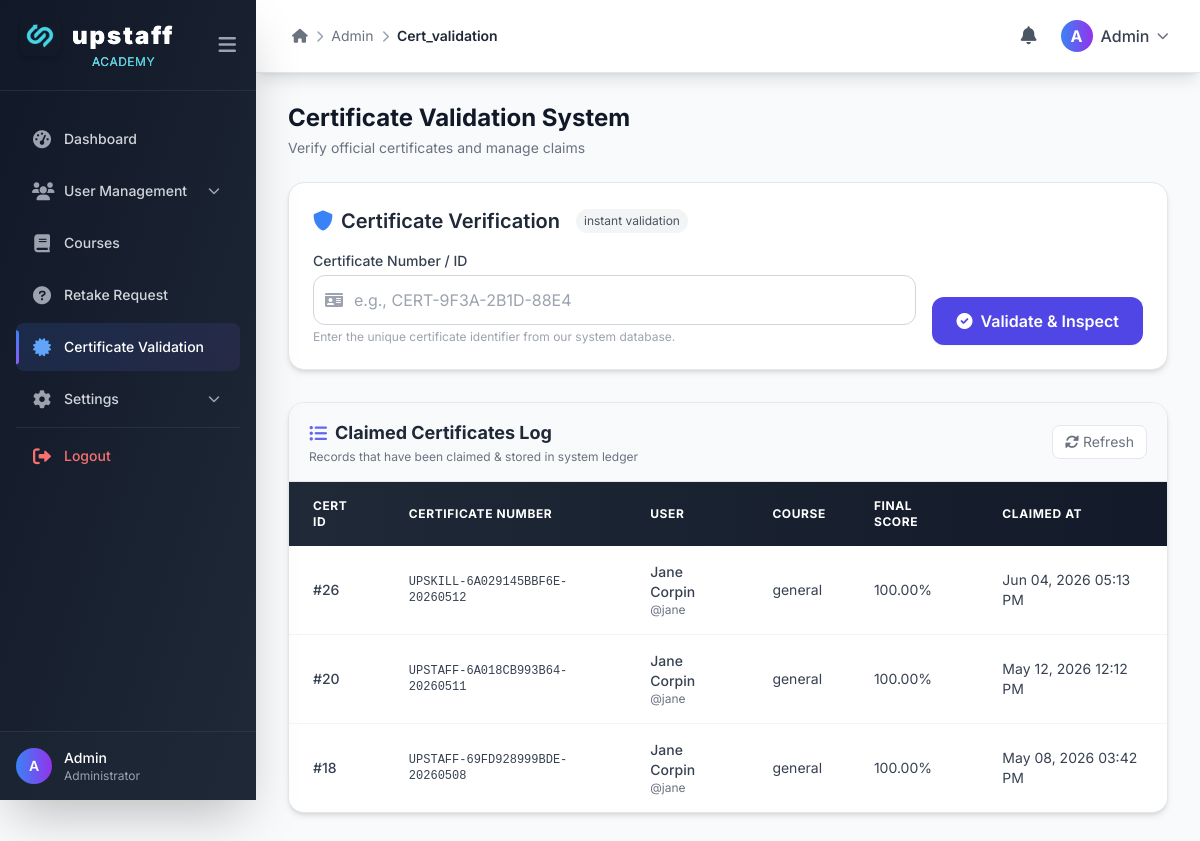
Screenshot of /admin/cert_validation.php (signed in) with the database file from the repository.
### tables this page shows
CREATE TABLE `certificate_claims` (
  `id` int(11) NOT NULL,
  `certificate_id` int(11) NOT NULL,
  `claimed_by_admin_id` int(11) NOT NULL,
  `claimed_at` datetime DEFAULT current_timestamp(),
  `ip_address` varchar(45) DEFAULT NULL,
  `notes` text DEFAULT NULL,
  `created_at` timestamp NOT NULL DEFAULT current_timestamp()
);

CREATE TABLE `certificates` (
  `id` int(11) NOT NULL,
  `user_id` int(11) NOT NULL,
  `course_id` int(11) NOT NULL,
  `course_type` enum('general','upskilling') NOT NULL DEFAULT 'general',
  `certificate_number` varchar(100) NOT NULL,
  `final_score` decimal(5,2) DEFAULT 0.00,
  `total_quizzes_passed` int(11) DEFAULT 0,
  `total_quizzes` int(11) DEFAULT 0,
  `certificate_data` text DEFAULT NULL,
  `download_count` int(11) DEFAULT 0,
  `issued_at` datetime DEFAULT current_timestamp(),
  `expiry_date` date DEFAULT NULL
);

CREATE TABLE `users` (
  `id` int(11) NOT NULL,
  `firstname` varchar(100) NOT NULL,
  `lastname` varchar(100) DEFAULT NULL,
  `username` varchar(100) NOT NULL,
  `email` varchar(150) NOT NULL,
  `password` varchar(255) NOT NULL,
  `phone` varchar(20) DEFAULT NULL,
  `address` text DEFAULT NULL,
  `dob` date DEFAULT NULL,
  `position` varchar(100) DEFAULT NULL,
  `employee_id` varchar(50) DEFAULT NULL,
  `status` enum('pending','approved','rejected') DEFAULT 'pending',
  `created_at` timestamp NOT NULL DEFAULT current_timestamp(),
  `role` varchar(20) DEFAULT 'user',
  `otp_code` varchar(10) DEFAULT NULL,
  `otp_expire` datetime DEFAULT NULL,
  `profile_picture` varchar(255) DEFAULT NULL
);

### admin/cert_validation.php (the view, shortened to what this page needs)
<?php
require_once __DIR__ . '/../config/db.php';
$claimed_list = [];
$query = "SELECT cc.*, c.certificate_number, c.user_id, c.course_type, c.final_score, c.issued_at,
                 u.firstname, u.lastname, u.username
          FROM certificate_claims cc
          JOIN certificates c ON cc.certificate_id = c.id
          JOIN users u ON c.user_id = u.id
          ORDER BY cc.claimed_at DESC";
$result = $conn->query($query);
if ($result) {
    while ($row = $result->fetch_assoc()) {
        $claimed_list[] = $row;
    }
}
?>
<!DOCTYPE html>
<html lang="en">
<head>
    <script src="https://cdn.tailwindcss.com"></script>
    <link rel="stylesheet" href="https://cdnjs.cloudflare.com/ajax/libs/font-awesome/6.0.0-beta3/css/all.min.css"/>
</head>
<body class="bg-gray-50 antialiased">
    <?php include __DIR__ . '/../includes/sidebar.php'; ?>
    <div class="main-content" id="mainContent">
        <?php include __DIR__ . '/../includes/header.php'; ?>
        <div class="p-6 md:p-8">
            <div class="mb-6">
                <h1 class="text-2xl font-bold text-gray-900">Certificate Validation System</h1>
                <p class="text-sm text-gray-500 mt-1">Verify official certificates and manage claims</p>
            </div>
            <div class="bg-white rounded-2xl shadow-md border border-gray-200 p-5 md:p-6 mb-8 transition-all">
                <div class="flex items-center gap-2 mb-4">
                    <i class="fas fa-shield-alt text-blue-500 text-xl"></i>
                    <h2 class="text-xl font-semibold text-gray-800">Certificate Verification</h2>
                    <span class="bg-gray-100 text-gray-600 text-xs px-2 py-1 rounded-full ml-2">instant validation</span>
                </div>
                <div class="flex flex-col sm:flex-row gap-4 items-end">
                    <div class="flex-1 w-full">
                        <label class="block text-sm font-medium text-gray-700 mb-1">Certificate Number / ID</label>
                        <div class="relative">
                            <i class="fas fa-id-card absolute left-3 top-1/2 -translate-y-1/2 text-gray-400"></i>
                            <input type="text" id="certificateIdInput"
                                   placeholder="e.g., CERT-9F3A-2B1D-88E4"
                                   class="w-full pl-10 pr-4 py-3 border border-gray-300 rounded-xl focus:ring-2 focus:ring-indigo-500 focus:border-indigo-500 outline-none transition">
                        </div>
                        <p class="text-xs text-gray-400 mt-1">Enter the unique certificate identifier from our system database.</p>
                    </div>
                    <button id="validateBtn"
                            class="bg-indigo-600 hover:bg-indigo-700 text-white font-semibold py-3 px-6 rounded-xl transition shadow-sm flex items-center justify-center gap-2 w-full sm:w-auto">
                        <i class="fas fa-check-circle"></i> Validate & Inspect
                    </button>
                </div>
            </div>
            <div class="bg-white rounded-2xl shadow-md border border-gray-200 overflow-hidden">
                <div class="px-5 py-4 border-b border-gray-200 bg-gray-50 flex flex-wrap justify-between items-center gap-3">
                    <div>
                        <h2 class="font-bold text-gray-800 text-lg flex items-center gap-2">
                            <i class="fas fa-list-ul text-indigo-500"></i> Claimed Certificates Log
                        </h2>
                        <p class="text-xs text-gray-500 mt-0.5">Records that have been claimed & stored in system ledger</p>
                    </div>
                    <button id="refreshTableBtn" class="text-gray-500 hover:text-indigo-600 text-sm bg-white border rounded-lg px-3 py-1.5 transition flex items-center gap-1">
                        <i class="fas fa-sync-alt"></i> Refresh
                    </button>
                </div>
                <div class="overflow-x-auto">
                    <table class="min-w-[1000px] w-full text-sm text-left text-gray-700">
                        <thead class="bg-gradient-to-r from-gray-800 to-gray-900 text-white uppercase text-xs tracking-wider">
                            <tr>
                                <th class="px-6 py-4">Cert ID</th>
                                <th class="px-6 py-4">Certificate Number</th>
                                <th class="px-6 py-4">User</th>
                                <th class="px-6 py-4">Course</th>
                                <th class="px-6 py-4">Final Score</th>
                                <th class="px-6 py-4">Claimed At</th>
                            </tr>
                        </thead>
                        <tbody id="claimedTableBody" class="bg-white divide-y divide-gray-100">
                            <?php if (count($claimed_list) > 0): ?>
                                <?php foreach ($claimed_list as $claim): ?>
                                <tr class="hover:bg-indigo-50 transition">
                                    <td class="px-6 py-4 font-medium">#<?php echo $claim['certificate_id']; ?></td>
                                    <td class="px-6 py-4 font-mono text-xs"><?php echo htmlspecialchars($claim['certificate_number']); ?></td>
                                    <td class="px-6 py-4">
                                        <div>
                                            <div class="font-medium"><?php echo htmlspecialchars($claim['firstname'] . ' ' . $claim['lastname']); ?></div>
                                            <div class="text-xs text-gray-500">@<?php echo htmlspecialchars($claim['username']); ?></div>
                                        </div>
                                    </td>
                                    <td class="px-6 py-4"><?php echo htmlspecialchars($claim['course_type']); ?></td>
                                    <td class="px-6 py-4"><?php echo $claim['final_score']; ?>%</td>
                                    <td class="px-6 py-4"><?php echo date('M d, Y h:i A', strtotime($claim['claimed_at'])); ?></td>
                                </tr>
                                <?php endforeach; ?>
                            <?php else: ?>
                                <tr>
                                    <td colspan="7" class="text-center text-gray-400 py-8">No claims recorded yet. Validate a certificate and click "Claim".</td>
                                </tr>
                            <?php endif; ?>
                        </tbody>
                    </table>
                </div>
            </div>
        </div>
    </div>
</body>
</html>

### admin/cert_validation.php (style rules this page uses)
* { font-family: 'Inter', system-ui, -apple-system, sans-serif; }
.main-content { margin-left: 16rem; min-height: 100vh; transition: margin-left 0.3s ease; margin-top: 70px; }

### includes/sidebar.php (style rules this page uses)
* { font-family: 'Inter', sans-serif; }

### rows the page displays
certificate_claims: certificate "26", certificate.certificate_number "UPSKILL-6A029145BBF6E-20260512", users.firstname+lastname "Jane Corpin", users.username "jane", certificate.course_type "general", certificate.final_score "100.00", claimed_at "Jun 04, 2026 05:13 PM"
certificate_claims: certificate "20", certificate.certificate_number "UPSTAFF-6A018CB993B64-20260511", users.firstname+lastname "Jane Corpin", users.username "jane", certificate.course_type "general", certificate.final_score "100.00", claimed_at "May 12, 2026 12:12 PM"
certificate_claims: certificate "18", certificate.certificate_number "UPSTAFF-69FD928999BDE-20260508", users.firstname+lastname "Jane Corpin", users.username "jane", certificate.course_type "general", certificate.final_score "100.00", claimed_at "May 08, 2026 03:42 PM"

### other values shown
substr($user_name, 0, 1) "A"
$user_name "Admin"
$breadcrumb['parent'] "Admin"
$breadcrumb['title'] "Cert_validation"
